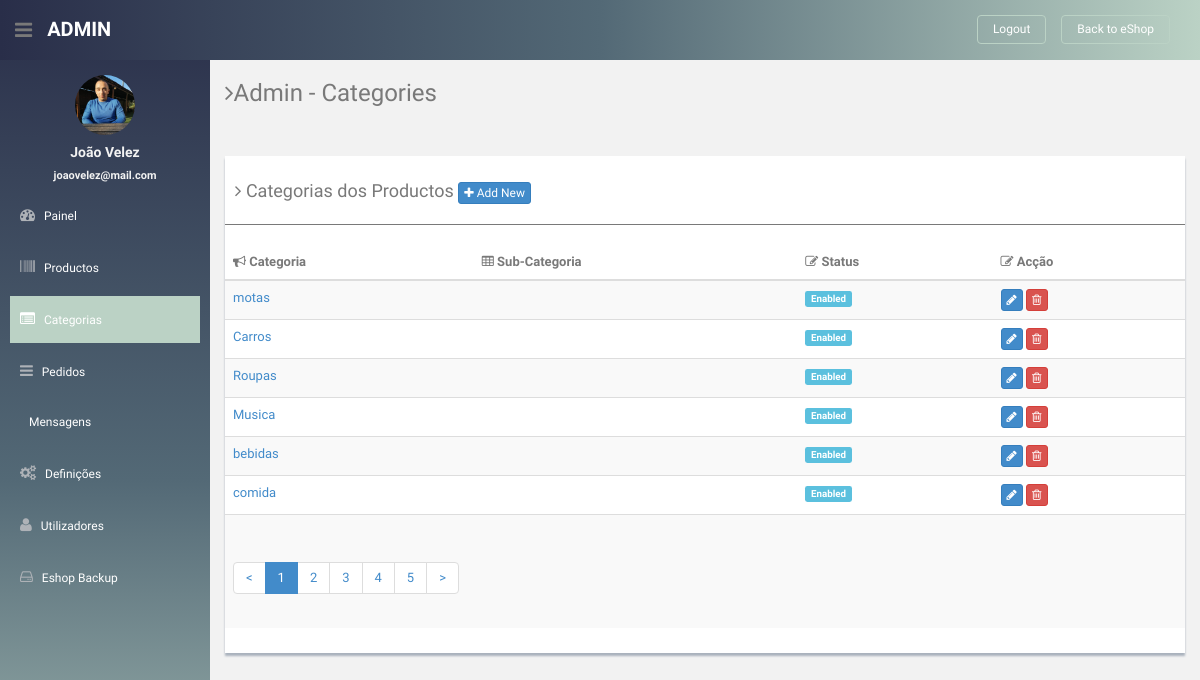
The app's page /admin/categories (signed in) with its own data.
### tables this page shows
CREATE TABLE `users` (
  `id` bigint(20) NOT NULL,
  `url_address` varchar(60) NOT NULL,
  `name` varchar(100) NOT NULL,
  `email` varchar(100) NOT NULL,
  `password` varchar(252) NOT NULL,
  `date` datetime NOT NULL,
  `rank` varchar(8) NOT NULL
);

CREATE TABLE `categories` (
  `id` int(11) NOT NULL,
  `category` varchar(30) NOT NULL,
  `disabled` tinyint(1) NOT NULL DEFAULT 0,
  `parent` int(11) NOT NULL,
  `views` int(11) NOT NULL DEFAULT 0
);

### app/controllers/admin.php (called while the page is built, shortened)
<?php
class Admin extends Controller
{
	public function categories()
	{
		$User = $this->load_model('User');
		$user_data = $User->check_login(true, ["admin"]);
		if (is_object($user_data)) {
			$data['user_data'] = $user_data;
		}
		$DB = Database::newInstance();
		$limit = 20;
		$offset = Page::get_offset($limit);
		$categories_all = $DB->read("select * from categories order by id desc limit $limit offset $offset");
		$categories = $DB->read("select * from categories where disabled = 0 order by id desc");
		$category = $this->load_model("Category");
		$tbl_rows = $category->make_table($categories_all);
		$data['tbl_rows'] = $tbl_rows;
		$data['categories'] = $categories;
		$data['page_title'] = "Admin - Categories";
		$data['current_page'] = "categories";
		$this->view("admin/categories", $data);
	}
}

### app/core/app.php (called while the page is built, shortened)
<?php
Class App
{
	protected $method = "index";
	public function __construct()
	{
		$url = $this->parseURL();
		$url[0] = str_replace("-", "_", $url[0]);
		if(file_exists("../app/controllers/" . strtolower($url[0]) . ".php"))
		{
			unset($url[0]);
		}
		$this->controller = new $this->controller;
		if(isset($url[1]))
		{
			$url[1] = strtolower($url[1]);
			if(method_exists($this->controller, $url[1]) && is_callable([$this->controller, $url[1]]))
			{
				$this->method = $url[1];
				unset($url[1]);
			}
		}
		$this->params = (count($url) > 0) ? $url : ["home"];
		call_user_func_array([$this->controller,$this->method], $this->params);
	}
	private function parseURL()
	{
		$url = isset($_GET['url']) ? $_GET['url'] : "home";
		return explode("/", filter_var(trim($url,"/"),FILTER_SANITIZE_URL));
 	}
}

### public/index.php (called while the page is built, shortened)
<?php
$app = new App();

### app/core/database.php (called while the page is built, shortened)
<?php
Class Database
{
	public static $con;
	public function __construct()
	{
		try{
			$string = DB_TYPE . ":host=". DB_HOST .";dbname=". DB_NAME;
			self::$con = new PDO($string,DB_USER,DB_PASS);
		}catch (PDOException $e){
			die($e->getMessage());
		}
	}
	public function read($query,$data = array())
	{
		$stm = self::$con->prepare($query);
		$result = $stm->execute($data);
		if($result){
			$data = $stm->fetchAll(PDO::FETCH_OBJ);
			if(is_array($data) && count($data) > 0)
			{
				return $data;
			}
		}
		return false;
	}
}

### app/models/user.class.php (called while the page is built, shortened)
<?php
class User
{
	public function check_login($redirect = false, $allowed = array())
	{
		$db = Database::getInstance();
		if (count($allowed) > 0) {
			$arr['url'] = isset($_SESSION['user_url']) ? $_SESSION['user_url'] : '';
			$query = "select * from users where url_address = :url limit 1";
			$result = $db->read($query, $arr);
			if (is_array($result)) {
				$result = $result[0];
				if (in_array($result->rank, $allowed)) {
					return $result;
				}
			}
			die;
		}
		return false;
	}
}

### app/models/category.class.php (the view, shortened to what this page needs)
<?php
Class Category
{
	public function make_table($cats)
	{
		$result = "";
		if(is_array($cats)){
			foreach ($cats as $cat_row) {
				$color = $cat_row->disabled ? "#ae7c04" : "#5bc0de";
				$cat_row->disabled = $cat_row->disabled ? "Disabled" : "Enabled";
				$args = $cat_row->id.",'".$cat_row->disabled."'";
				$edit_args = $cat_row->id.",'".addslashes($cat_row->category)."',".$cat_row->parent;
				$parent = "";
 				$result .= "<tr>";
					$result .= '
						<td><a href="basic_table.html#">'.$cat_row->category.'</a></td>
						<td><a href="basic_table.html#">'.$parent.'</a></td>
	                  <td><span  onclick="disable_row('.$args.')"  class="label label-info label-mini" style="cursor:pointer;background-color:'.$color.';">'.$cat_row->disabled.'</span></td>
	                  <td>
	                      <button onclick="show_edit_category('.$edit_args.',event)" class="btn btn-primary btn-xs"><i class="fa fa-pencil"></i></button>
	                      <button onclick="delete_row('.$cat_row->id.')" class="btn btn-danger btn-xs"><i class="fa fa-trash-o "></i></button>
	                  </td>
					';
				$result .= "</tr>";
			}
		}
		return $result;
	}
}

### app/views/eshop/admin/sidebar.php (shortened to what this page needs)
<aside>
    <div id="sidebar" class="nav-collapse " style="background: #BBD2C5;  /* fallback for old browsers */
background: -webkit-linear-gradient(to right, #292E49, #536976, #BBD2C5);  /* Chrome 10-25, Safari 5.1-6 */
background: linear-gradient( #292E49, #536976, #BBD2C5); /* W3C, IE 10+/ Edge, Firefox 16+, Chrome 26+, Opera 12+, Safari 7+ */
">
        <ul class="sidebar-menu" id="nav-accordion">
            <p class="centered"><a href="profile.html"><img src="<?= ASSETS . THEME ?>admin/img/eu.jpg" class="img-circle" width="60"></a></p>
            <h5 class="centered"><?= $data['user_data']->name ?></h5>
            <h5 class="centered" style="font-size: 11px;"><?= $data['user_data']->email ?></h5>
            <li class="sub-menu">
                <a href="javascript:;">
                    <i class="fa fa-dashboard"></i>
                    <span>Painel</span>
                </a>
            </li>
            <li class="sub-menu">
                <a <?= (isset($current_page) && $current_page == "products") ? ' class="active" ' : ''; ?> href="<?= ROOT ?>admin/products">
                    <i class="fa fa-barcode"></i>
                    <span>Productos</span>
                </a>
            </li>
            <li class="sub-menu">
                <a <?= (isset($current_page) && $current_page == "categories") ? ' class="active" ' : ''; ?> href="<?= ROOT ?>admin/categories">
                    <i class="fa fa-list-alt"></i>
                    <span>Categorias</span>
                </a>
            </li>
            <li class="sub-menu">
                <a <?= (isset($current_page) && $current_page == "orders") ? ' class="active" ' : ''; ?> href="<?= ROOT ?>admin/orders">
                    <i class="fa fa-reorder"></i>
                    <span>Pedidos</span>
                </a>
            </li>
            <li class="sub-menu">
                <a <?= (isset($current_page) && $current_page == "messages") ? ' class="active" ' : ''; ?> href="<?= ROOT ?>admin/messages">
                    <span>Mensagens</span>
                </a>
            </li>
            <li class="sub-menu">
                <a <?= (isset($current_page) && $current_page == "settings") ? ' class="active" ' : ''; ?> href="<?= ROOT ?>admin/settings">
                    <i class="fa fa-cogs"></i>
                    <span>Definições</span>
                </a>
            </li>
            <li class="sub-menu">
                <a <?= (isset($current_page) && $current_page == "users") ? ' class="active" ' : ''; ?> href="<?= ROOT ?>admin/users">
                    <i class="fa fa-user"></i>
                    <span>Utilizadores</span>
                </a>
            </li>
            <li class="sub-menu">
                <a href="<?= ROOT ?>admin/backup">
                    <i class="fa  fa-hdd-o"></i>
                    <span>Eshop Backup</span>
                </a>
            </li>
        </ul>
    </div>
</aside>
<section id="main-content">
    <section class="wrapper site-min-height">
        <h3><i class="fa fa-angle-right"></i><?= ucwords($data['page_title']) ?></h3>
        <div class="row mt">
            <div class="col-lg-12">

### public/assets/eshop/admin/css/style.css (style rules this page uses)
body { color: #797979; background: #f2f2f2; font-family: 'Ruda', sans-serif; padding: 0px !important; margin: 0px !important; font-size:13px; }
ul li { list-style: none; }
a, a:hover, a:focus { text-decoration: none; outline: none; }
.centered { text-align: center; }
.mt { margin-top: 25px; }
#sidebar { width: 210px; height: 100%; position: fixed; background: #424a5d; }
#sidebar h5 { color: #f2f2f2; font-weight: 700; }
#sidebar ul li { position: relative; }
ul.sidebar-menu , ul.sidebar-menu li ul.sub { margin: -2px 0 0; padding: 0; }
ul.sidebar-menu { margin-top: 75px; }
ul.sidebar-menu li { margin-bottom: 5px; margin-left:10px; margin-right:10px; }
ul.sidebar-menu li.sub-menu { line-height: 15px; }
ul.sidebar-menu li a span { display: inline-block; }
ul.sidebar-menu li a { color: #aeb2b7; text-decoration: none; display: block; padding: 15px 0 15px 10px; font-size: 12px; outline: none; -webkit-transition: all 0.3s ease; -moz-transition: all 0.3s ease; -o-transition: all 0.3s ease; -ms-transition: all 0.3s ease; transition: all 0.3s ease; }
ul.sidebar-menu li a.active, ul.sidebar-menu li a:hover, ul.sidebar-menu li a:focus { background: #BBD2C5; color: #fff; display: block; -webkit-transition: all 0.3s ease; -moz-transition: all 0.3s ease; -o-transition: all 0.3s ease; -ms-transition: all 0.3s ease; transition: all 0.3s ease; }
ul.sidebar-menu li a i { font-size: 15px; padding-right: 6px; }
ul.sidebar-menu li a.active i { color: #fff; }
#main-content { margin-left: 210px; }
.wrapper { display: inline-block; margin-top: 60px; padding-left: 15px; padding-right: 15px; padding-bottom: 15px; padding-top: 0px; width: 100%; }
.site-min-height { min-height: 900px; }

### app/views/eshop/admin/sidebar.php (style rules this page uses)
.sub-menu span { color: white; }

### records on screen
users: name "João Velez", email "joaovelez@mail.com"
categories: category "motas", disabled "Enabled"
categories: category "Carros", disabled "Enabled"
categories: category "Roupas", disabled "Enabled"
categories: category "Musica", disabled "Enabled"
categories: category "bebidas", disabled "Enabled"
categories: category "comida", disabled "Enabled"

### other values on screen
$data['page_title'] "Admin - Categories"
